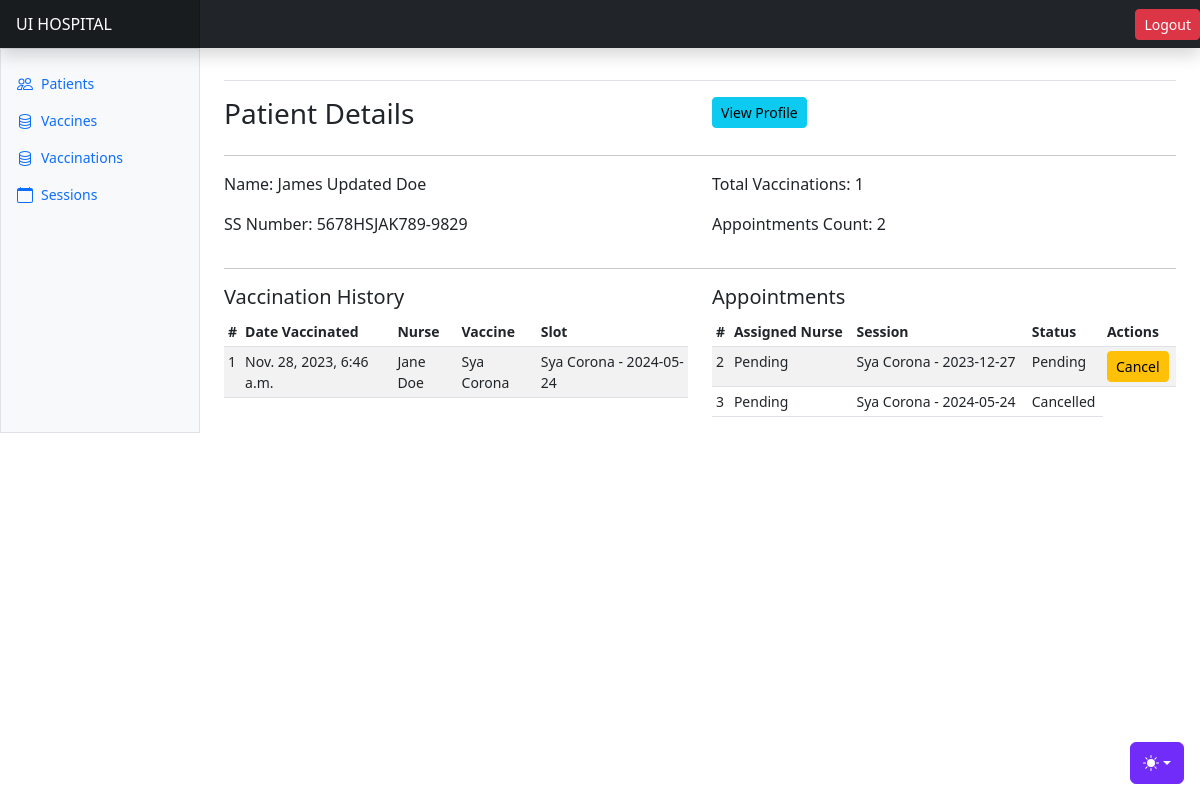
The page /users/patients/1/ (signed in) on the database its author committed.
### users/models.py (models this page shows, shortened)
class Patient(AbstractBaseModel):
    user = models.OneToOneField(User, on_delete=models.CASCADE)
    social_security_number = models.CharField(max_length=255)
    race = models.CharField(max_length=255, choices=RACE_CHOICES)
    first_name = models.CharField(max_length=255)
    last_name = models.CharField(max_length=255)
    gender = models.CharField(max_length=255, choices=GENDER_CHOICES)
    phone_number =models.CharField(max_length=255)
    address = models.CharField(max_length=255)
    age = models.IntegerField(null=True)
    occupation = models.CharField(max_length=255)
    medical_history = models.TextField(null=True)

class User(AbstractUser, AbstractBaseModel):
    role = models.CharField(choices=ROLE_CHOICES, max_length=32, null=True)
    def name(self):
        return f"{self.first_name} {self.last_name}"

class Nurse(AbstractBaseModel):
    user = models.OneToOneField(User, on_delete=models.CASCADE)
    employeeId = models.CharField(max_length=255)
    first_name = models.CharField(max_length=255)
    last_name = models.CharField(max_length=255)
    gender = models.CharField(max_length=255, choices=GENDER_CHOICES)
    phone_number =models.CharField(max_length=255)
    address = models.CharField(max_length=255)
    age = models.IntegerField(null=True)
    def __str__(self):
        return f"{self.first_name} {self.last_name}"

### recordsapp/models.py (models this page shows, shortened)
class VaccinationRecord(AbstractBaseModel):
    patient = models.ForeignKey("users.Patient", on_delete=models.CASCADE, related_name="patientvaccinations")
    nurse = models.ForeignKey("users.Nurse", on_delete=models.SET_NULL, null=True, related_name="nursevaccinations")
    vaccine = models.ForeignKey(Vaccine, on_delete=models.SET_NULL, null=True)
    vaccine_schedule = models.ForeignKey("appointments.VaccineSchedule", on_delete=models.SET_NULL, null=True)
    description = models.CharField(max_length=500, null=True)

class Vaccine(AbstractBaseModel):
    name = models.CharField(max_length=500)
    company = models.CharField(max_length=255)
    dosage_per_immunization = models.CharField(max_length=255)
    description = models.TextField(null=True)
    quantity = models.FloatField(default=0)
    on_hold = models.FloatField(default=0)
    def __str__(self):
        return self.name

### appointments/models.py (models this page shows, shortened)
class VaccineSchedule(AbstractBaseModel):
    vaccine = models.ForeignKey("recordsapp.Vaccine", on_delete=models.SET_NULL, null=True)
    session_date = models.DateField()
    capacity = models.IntegerField(default=100)
    occupied_slots = models.IntegerField(default=0)
    available_slots = models.IntegerField(default=100)
    active = models.BooleanField(default=True)
    def __str__(self):
        return f"{self.vaccine.name} - {self.session_date}"

class Appointment(AbstractBaseModel):
    patient = models.ForeignKey("users.Patient", on_delete=models.CASCADE, related_name="patientappointments")
    nurse = models.ForeignKey("users.Nurse", on_delete=models.SET_NULL, null=True, related_name="nurseappointments")
    session = models.ForeignKey(VaccineSchedule, on_delete=models.SET_NULL, null=True)
    accepted = models.CharField(max_length=255, default="Pending")

### users/views.py (the view)
# urls.py: path("patients/<int:patient_id>/",  patient_details, name="patient-details"),
@login_required(login_url="/users/login/")
def patient_details(request, patient_id=None):
    patient = Patient.objects.get(id=patient_id)
    appointments = patient.patientappointments.all()
    appointments_count = patient.patientappointments.all().count()
    vaccinations = patient.patientvaccinations.all()
    vaccinations_count = patient.patientvaccinations.all().count()
    context = {
        "patient": patient,
        "appointments": appointments,
        "appointments_count": appointments_count,
        "vaccinations": vaccinations,
        "vaccinations_count": vaccinations_count,
    }
    return render(request, "patients/patient_details.html", context)

### templates/patients/patient_details.html (shortened to what this page needs)
{% extends "base.html" %}
{% block content %}
<div class="row">
  <div class="col">
    <h3>Patient Details</h3>
  </div>
  <div class="col">
    <a class="btn btn-info btn-sm" data-bs-toggle="modal" data-bs-target="#viewPatientModal{{patient.id}}">View Profile</a>
  </div>
</div>
<hr>
<div class="row">
    <div class="col">
        <p>Name: {{patient.user.name}}</p>
        <p>SS Number: {{patient.social_security_number}}</p>
    </div>
    <div class="col">
        <p>Total Vaccinations: {{vaccinations_count}}</p>
        <p>Appointments Count: {{appointments_count}}</p>
    </div>
</div>
<hr/>
<div class="row">
    <div class="col">
        <h5>Vaccination History</h5>
        <div class="table-responsive small">
            <table class="table table-striped table-sm">
              <thead>
                <tr>
                  <th scope="col">#</th>
                  <th scope="col">Date Vaccinated</th>
                  <th scope="col">Nurse</th>
                  <th scope="col">Vaccine</th>
                  <th scope="col">Slot</th>
                </tr>
              </thead>
              <tbody>
                {% for vaccination in vaccinations %}
                <tr>
                  <td>{{vaccination.id}}</td>
                  <td>{{vaccination.created}}</td>
                  <td>{{vaccination.nurse}}</td>
                  <td>{{vaccination.vaccine}}</td>
                  <td>{{vaccination.vaccine_schedule}}</td>
                </tr>
                {% endfor %}
              </tbody>
            </table>
          </div>
    </div>
    <div class="col">
        <h5>Appointments</h5>
        <div class="table-responsive small">
            <table class="table table-striped table-sm">
              <thead>
                <tr>
                  <th scope="col">#</th>
                  <th scope="col">Assigned Nurse</th>
                  <th scope="col">Session</th>
                  <th scope="col">Status</th>
                  <th scope="col">Actions</th>
                </tr>
              </thead>
              <tbody>
                {% for appointment in appointments %}
                <tr>
                  <td>{{appointment.id}}</td>
                  {% if appointment.nurse %}
                  <td>{{appointment.nurse}}</td>
                  {% else %}
                  <td>Pending</td>
                  {% endif %}
                  <td>{{appointment.session}}</td>
                  <td>{{appointment.accepted}}</td>
                  {% if appointment.accepted == "Pending" %}
                  <td><a class="btn btn-warning btn-sm" href="{% url 'cancel-appointment' appointment.id %}">Cancel</a></td>
                  {% endif %}
                </tr>
                {% endfor %}
              </tbody>
            </table>
          </div>
    </div>
</div>
{% endblock content %}

### rows shown on the page
Patient: user.name "James Updated Doe", social_security_number "5678HSJAK789-9829"
VaccinationRecord: id "1", created "Nov. 28, 2023, 6:46 a.m.", nurse "Jane Doe", vaccine "Sya Corona", vaccine_schedule "Sya Corona - 2024-05-24"
Appointment: id "2", shows "Pending", session "Sya Corona - 2023-12-27", accepted "Pending", shows "Cancel"
Appointment: id "3", shows "Pending", session "Sya Corona - 2024-05-24", accepted "Cancelled"

### other values the page prints
{{ vaccinations_count }} "1"
{{ appointments_count }} "2"
